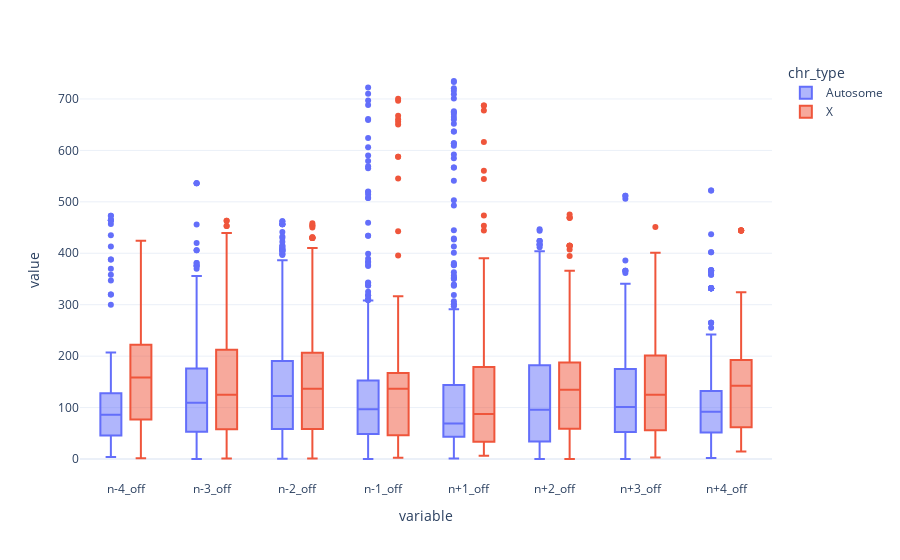

Notebook cell for this chart:
### Code cell
# Plot the boxplot
marker_colors =["#c45746","#16415e"]
output_df_melt = nuc_offset_df.melt(id_vars=["chr_type"],value_vars=['n-4_off','n-3_off','n-2_off','n-1_off',
                                                                    'n+1_off','n+2_off','n+3_off','n+4_off']).dropna()
#print(output_df_melt)
fig = px.box(output_df_melt, x="variable", y="value", color="chr_type")
fig.update_layout(template="plotly_white")
fig.show()

### Figure 1 — Plotly figure (JSON) as saved in the notebook; plotly's stock layout.template omitted (floating-point values rounded to 4 significant figures; data arrays with more than 128 entries replaced by an {"elided": "..."} marker saying what was removed)
{"data": [{"alignmentgroup": "True", "hovertemplate": "chr_type=Autosome<br>variable=%{x}<br>value=%{y}<extra></extra>", "legendgroup": "Autosome", "marker": {"color": "#636efa"}, "name": "Autosome", "notched": false, "offsetgroup": "Autosome", "orientation": "v", "showlegend": true, "type": "box", "x": {"elided": "5176 str values"}, "x0": " ", "xaxis": "x", "y": {"elided": "5176 float values"}, "y0": " ", "yaxis": "y"}, {"alignmentgroup": "True", "hovertemplate": "chr_type=X<br>variable=%{x}<br>value=%{y}<extra></extra>", "legendgroup": "X", "marker": {"color": "#EF553B"}, "name": "X", "notched": false, "offsetgroup": "X", "orientation": "v", "showlegend": true, "type": "box", "x": {"elided": "1660 str values"}, "x0": " ", "xaxis": "x", "y": {"elided": "1660 float values"}, "y0": " ", "yaxis": "y"}], "layout": {"boxmode": "group", "legend": {"title": {"text": "chr_type"}, "tracegroupgap": 0}, "margin": {"t": 60}, "xaxis": {"anchor": "y", "domain": [0, 1], "title": {"text": "variable"}}, "yaxis": {"anchor": "x", "domain": [0, 1], "title": {"text": "value"}}}}
